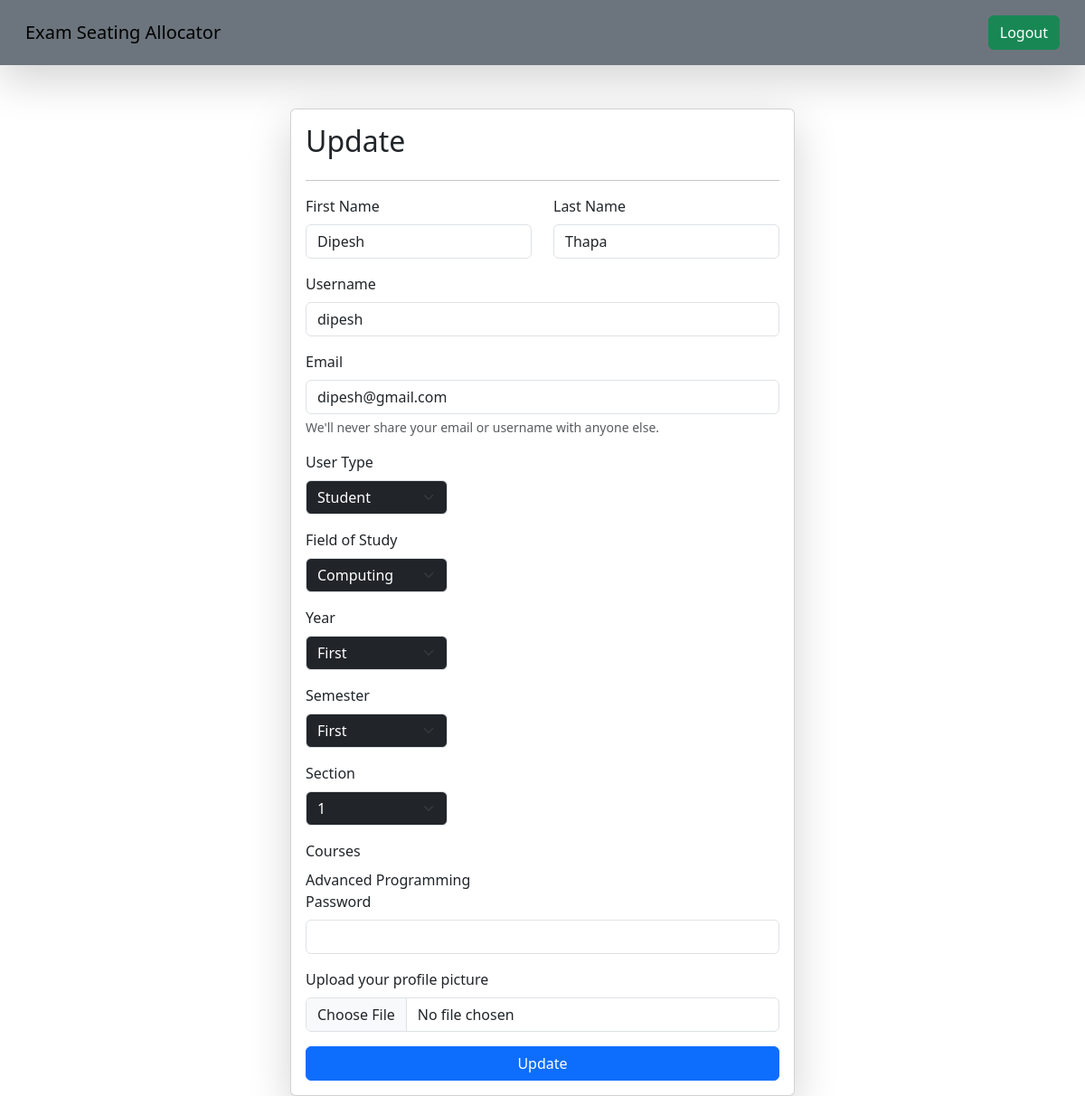
Page /update_user/30 (signed in) on the earlier database version.
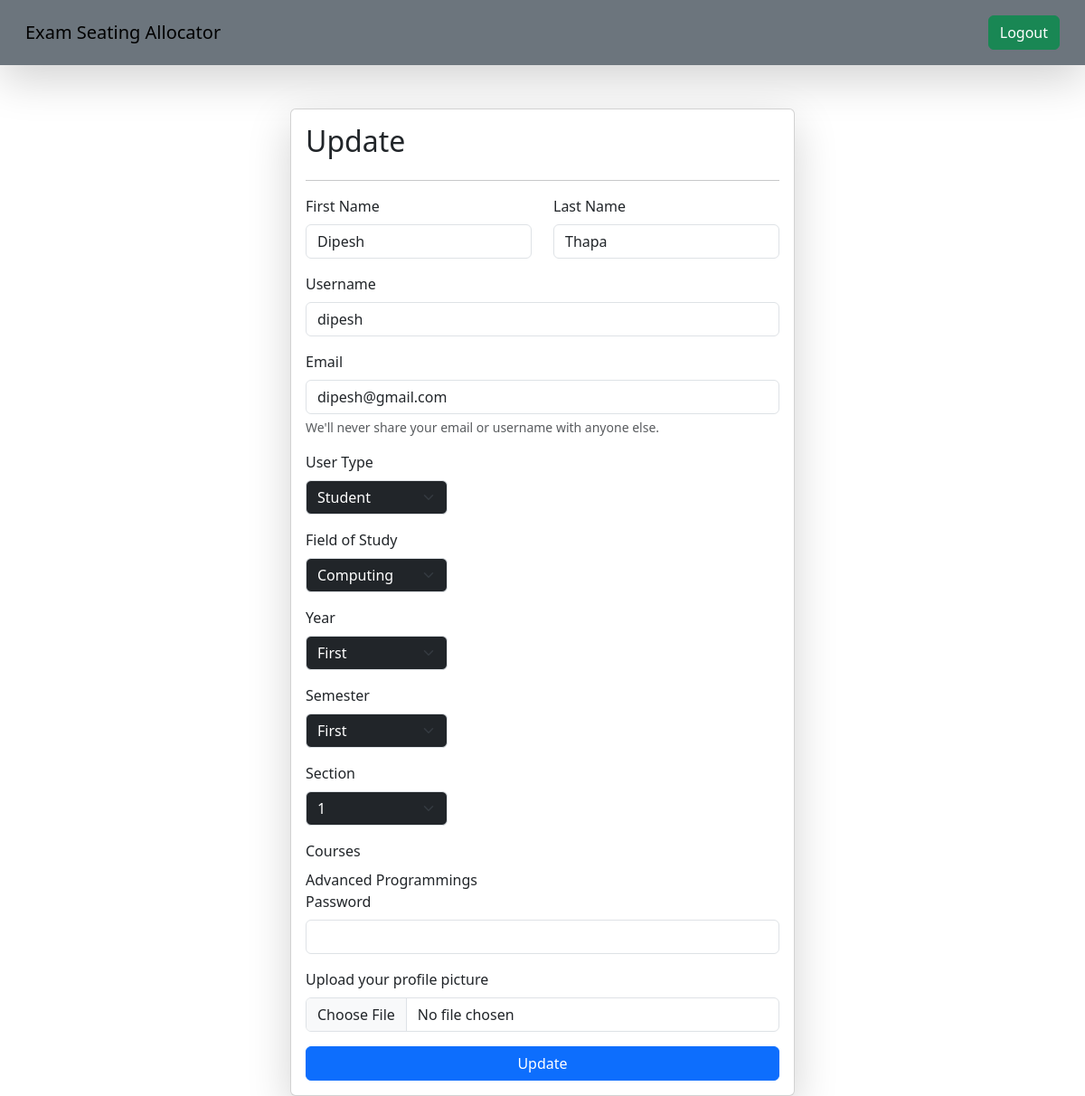
Same page on the later database version.
### api/models.py (models this page shows)
class Course(models.Model):
    name = models.CharField(max_length=100)
    fieldofstudy = models.CharField(
        max_length=20, choices=FIELDOFSTUDY, default="computing"
    )
    year = models.CharField(max_length=20, choices=YEAR, default="first")
    semester = models.CharField(max_length=20, choices=SEMESTER, default="first")

### api/views.py (the view, shortened to what this page needs)
# urls.py: path("update_user/<id>", update_user, name="update_user"),
@login_required(login_url="login_page")
@user_passes_test(is_admin, login_url="login_page")
def update_user(request, id):
    userdetails = User.objects.get(id=id)
    allCourses = Course.objects.all()
    if userdetails.user_type == "student":
        studentdetails = Student.objects.get(user=userdetails)
        courses = studentdetails.courses.all()
        students = Student.objects.filter(
            fieldofstudy=studentdetails.fieldofstudy,
            year=studentdetails.year,
            semester=studentdetails.semester,
        )
        sections = students.values("section").distinct()
        sections = sections.exclude(section=studentdetails.section)
    else:
        studentdetails = None
        courses = None
        sections = None
    context = {
        "homeurl": "admin_home",
        "userdetails": userdetails,
        "studentdetails": studentdetails,
        "studentcourses": courses,
        "allCourses": allCourses,
        "sections": sections,
        "style": "updateuser",
        "jslink": "updateuser",
    }
    return render(request, "adminUpdataUsers.html", context)

### api/views.py (called while the page is built)
def is_admin(user):
    return user.groups.filter(name="RTEs").exists()

### api/templates/adminUpdataUsers.html (shortened to what the changed rows need)
{%extends "base.html"%} {%block start%}
<div class="container mt-5">
  <form
    class="col-6 mx-auto card p-3 shadow-lg"
    method="post"
    enctype="multipart/form-data"
  >
    <h2>Update</h2>
    <div class="row">
      {%if studentdetails is not None%}
      <div class="col- student-options">
        <div class="col-">
          <label for="fieldofstudy" class="form-label">Field of Study</label>
          <select
            name="fieldofstudy"
            id="fieldofstudy"
            class="form-select bg-dark text-white mb-3"
            aria-label="Student"
            style="width: 30%"
          >
          </select>
        </div>
        <div class="col-">
          <label for="year" class="form-label">Year</label>
          <select
            name="year"
            id="year"
            class="form-select bg-dark text-white mb-3"
            aria-label="Student"
            style="width: 30%"
          >
          </select>
        </div>
        <div class="col">
          <label for="semester" class="form-label">Semester</label>
          <select
            name="semester"
            id="semester"
            class="form-select bg-dark text-white mb-3"
            aria-label="Student"
            style="width: 30%"
          >
          </select>
        </div>
        <div class="col section-options">
          <label for="section" class="form-label">Section</label>
          <select
            name="section"
            id="section"
            class="form-select bg-dark text-white mb-3"
            aria-label="Student"
            style="width: 30%"
          >
          </select>
        </div>
        <label for="studentCourses" class="form-label">Courses</label>
        <div class="checkbox-group">
          {% for eachcourse in studentcourses %}
          {{ eachcourse.name }} <br />
          {% endfor %}
        </div>
      </div>
      {% endif %}
    </div>
  </form>
</div>
{%endblock%}

Differences in the rows shown:
removed Course: name "Advanced Programming"
added Course: name "Advanced Programmings"
